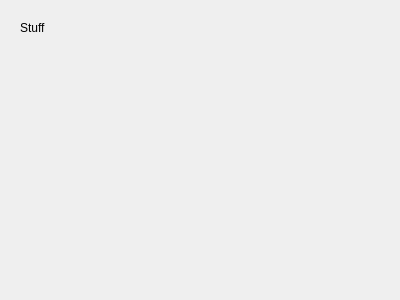
<?xml version="1.0" encoding="UTF-8"?>
<ui version="4.0">
 <class>Stuff</class>
 <widget class="QWidget" name="Stuff">
  <property name="geometry">
   <rect>
    <x>0</x>
    <y>0</y>
    <width>400</width>
    <height>300</height>
   </rect>
  </property>
  <property name="windowTitle">
   <string>Form</string>
  </property>
  <widget class="QLabel" name="stuffLabel">
   <property name="geometry">
    <rect>
     <x>20</x>
     <y>20</y>
     <width>60</width>
     <height>16</height>
    </rect>
   </property>
   <property name="text">
    <string>Stuff</string>
   </property>
  </widget>
 </widget>
 <resources/>
 <connections/>
</ui>
